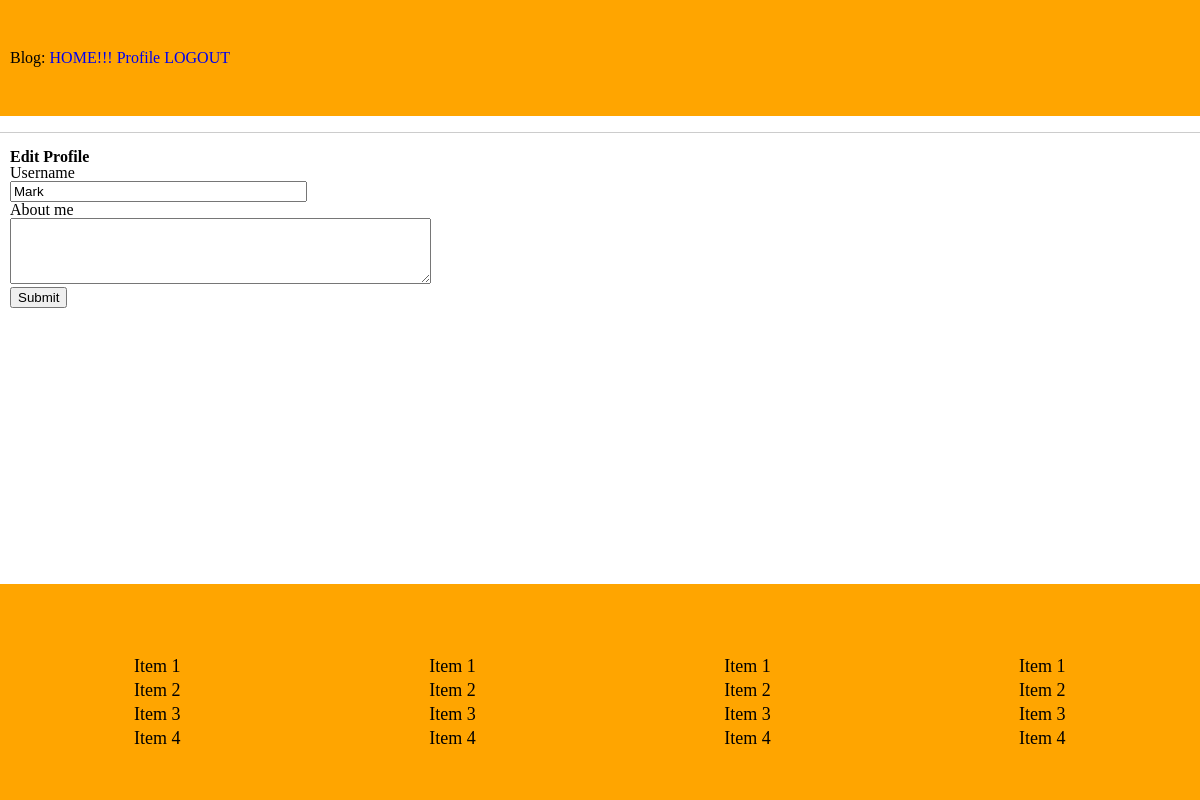
The page /edit_profile (signed in) on the database as committed earlier.
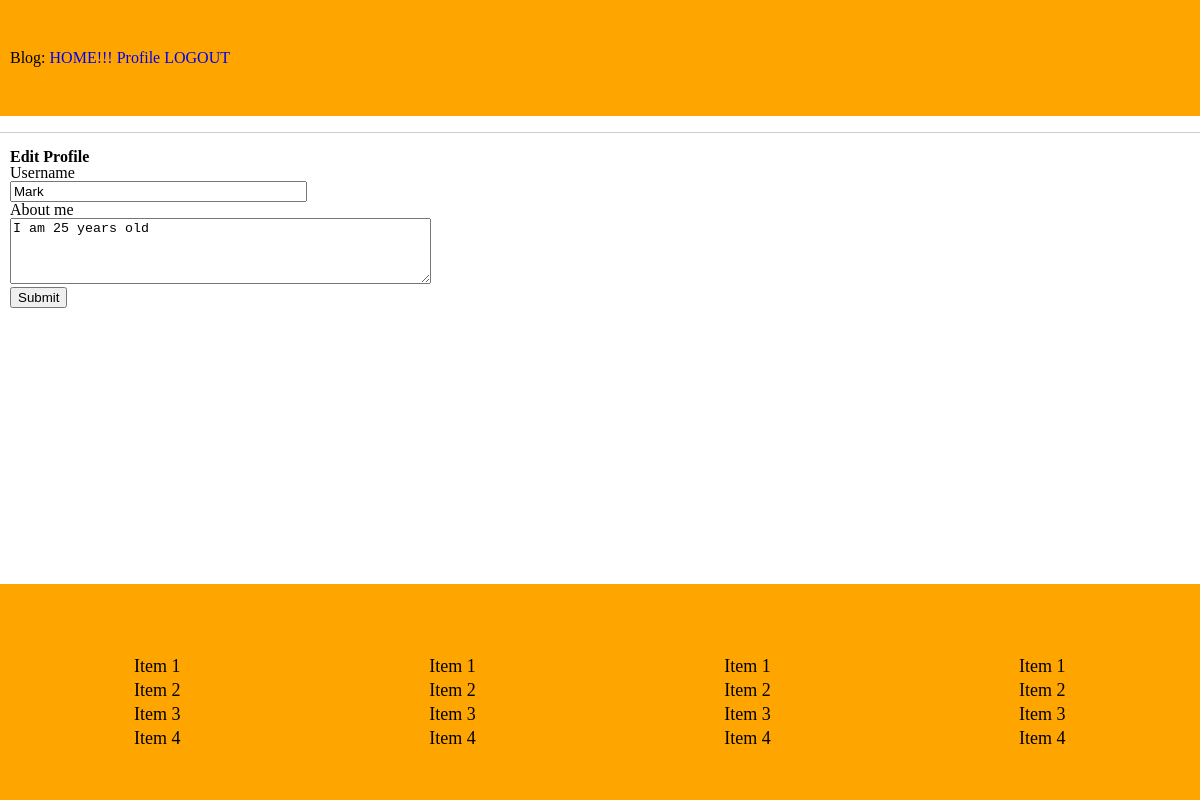
The same page on the database as committed later.
### apps/models.py (models this page shows, shortened)
class User(UserMixin, db.Model):
    id = db.Column(db.Integer, primary_key=True)
    username = db.Column(db.String(55), index=True, unique=True)
    email = db.Column(db.String(120), index=True, unique=True)
    password_hash = db.Column(db.String(130))
    posts = db.relationship('Post', backref='author', lazy='dynamic')
    about_me = db.Column(db.String(150))
    last_seen = db.Column(db.DateTime, default=datetime.utcnow)

### apps/routes.py (the view)
@app.route('/edit_profile', methods=['GET', 'POST'])
@login_required
def edit_profile():
    form = EditProfileForm()
    if form.validate_on_submit():
        current_user.username = form.username.data
        current_user.about_me = form.about_me.data
        db.session.commit()
        flash("Your data changed and save!")
        return redirect(url_for('edit_profile'))
    elif request.method == "GET":
        form.username.data = current_user.username
        form.about_me.data = current_user.about_me
    return render_template('edit_profile.html', title="Edit Title", form=form)

### apps/forms.py
class EditProfileForm(FlaskForm):
    username = StringField('Username', validators=[DataRequired()])
    about_me = TextAreaField('About me', validators=[Length(min=0, max=140)])
    submit = SubmitField('Submit')

### apps/models.py (called while the page is built)
@login.user_loader
def load_user(id):
    return User.query.get(int(id))

### apps/routes.py (called while the page is built)
@app.before_request
def before_request():
    if current_user.is_authenticated:
        current_user.last_seen = datetime.utcnow()
        print(datetime.utcnow())
        db.session.commit()

### apps/templates/edit_profile.html (shortened to what this page needs)
{% extends "base.html" %}
{% block content %}
    <h1>Edit Profile</h1>
    <form action="" method="post">
        <p>
            {{ form.username.label }} <br>
            {{ form.username(size=34) }} <br>
        </p>
        <p>
            {{ form.about_me.label }} <br>
            {{ form.about_me(cols=50, rows=4) }} <br>
        </p>
        <p>{{ form.submit() }}</p>
    </form>
{% endblock %}

Rows that differ between the two databases and show on the page:
changed User "Mark": about_me (not shown) → "I am 25 years old"
